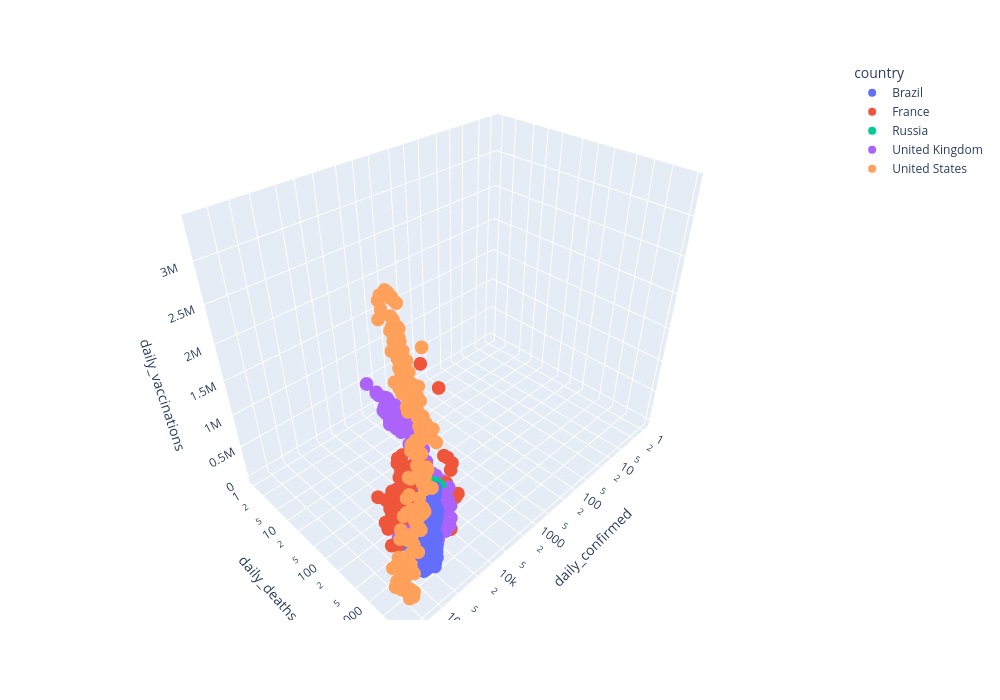

Here is the notebook cell this chart was saved with:
### Code cell
#фильтруем таблицу по странам
countries=['United States', 'Russia', 'United Kingdom', 'Brazil', 'France']
scatter_data = covid_df[covid_df['country'].isin(countries)]

#строим график
fig = px.scatter_3d(
    data_frame=scatter_data, #DataFrame
    x = 'daily_confirmed', #ось абсцисс
    y = 'daily_deaths', #ось ординат
    z = 'daily_vaccinations', #ось аппликат
    color='country', #расцветка в зависимости от страны
    log_x=True, 
    log_y=True,
    width=1000,
    height=700
)

#отображаем график
fig.show()

### Figure 1 — Plotly figure (JSON) as saved in the notebook; plotly's stock layout.template omitted (floating-point values rounded to 4 significant figures; data arrays with more than 128 entries replaced by an {"elided": "..."} marker saying what was removed)
{"data": [{"hovertemplate": "country=Brazil<br>daily_confirmed=%{x}<br>daily_deaths=%{y}<br>daily_vaccinations=%{z}<extra></extra>", "legendgroup": "Brazil", "marker": {"color": "#636efa", "symbol": "circle"}, "mode": "markers", "name": "Brazil", "scene": "scene", "showlegend": true, "type": "scatter3d", "x": {"elided": "460 float values"}, "y": {"elided": "460 float values"}, "z": {"elided": "460 float values"}}, {"hovertemplate": "country=France<br>daily_confirmed=%{x}<br>daily_deaths=%{y}<br>daily_vaccinations=%{z}<extra></extra>", "legendgroup": "France", "marker": {"color": "#EF553B", "symbol": "circle"}, "mode": "markers", "name": "France", "scene": "scene", "showlegend": true, "type": "scatter3d", "x": {"elided": "492 float values"}, "y": {"elided": "492 float values"}, "z": {"elided": "492 float values"}}, {"hovertemplate": "country=Russia<br>daily_confirmed=%{x}<br>daily_deaths=%{y}<br>daily_vaccinations=%{z}<extra></extra>", "legendgroup": "Russia", "marker": {"color": "#00cc96", "symbol": "circle"}, "mode": "markers", "name": "Russia", "scene": "scene", "showlegend": true, "type": "scatter3d", "x": {"elided": "485 float values"}, "y": {"elided": "485 float values"}, "z": {"elided": "485 float values"}}, {"hovertemplate": "country=United Kingdom<br>daily_confirmed=%{x}<br>daily_deaths=%{y}<br>daily_vaccinations=%{z}<extra></extra>", "legendgroup": "United Kingdom", "marker": {"color": "#ab63fa", "symbol": "circle"}, "mode": "markers", "name": "United Kingdom", "scene": "scene", "showlegend": true, "type": "scatter3d", "x": {"elided": "485 float values"}, "y": {"elided": "485 float values"}, "z": {"elided": "485 float values"}}, {"hovertemplate": "country=United States<br>daily_confirmed=%{x}<br>daily_deaths=%{y}<br>daily_vaccinations=%{z}<extra></extra>", "legendgroup": "United States", "marker": {"color": "#FFA15A", "symbol": "circle"}, "mode": "markers", "name": "United States", "scene": "scene", "showlegend": true, "type": "scatter3d", "x": {"elided": "494 float values"}, "y": {"elided": "494 float values"}, "z": {"elided": "494 float values"}}], "layout": {"height": 700, "legend": {"title": {"text": "country"}, "tracegroupgap": 0}, "margin": {"t": 60}, "scene": {"domain": {"x": [0, 1], "y": [0, 1]}, "xaxis": {"title": {"text": "daily_confirmed"}, "type": "log"}, "yaxis": {"title": {"text": "daily_deaths"}, "type": "log"}, "zaxis": {"title": {"text": "daily_vaccinations"}}}, "width": 1000}}
